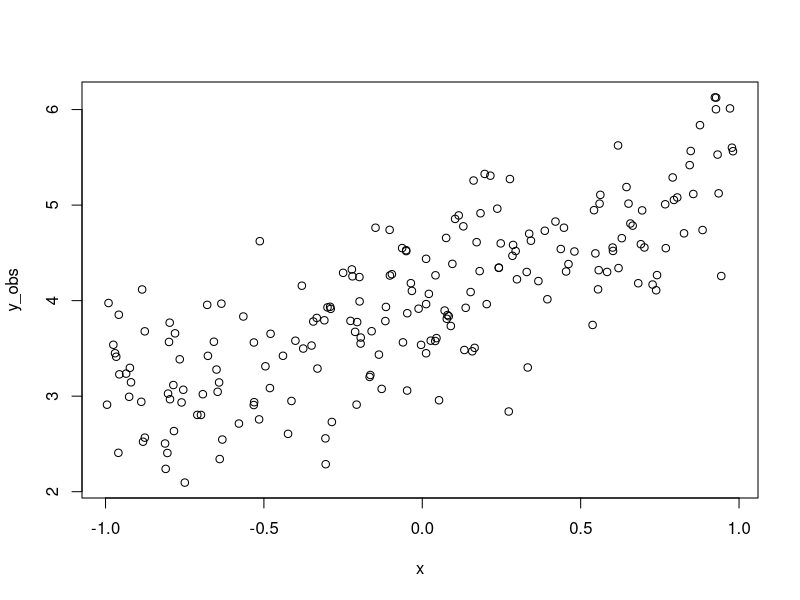
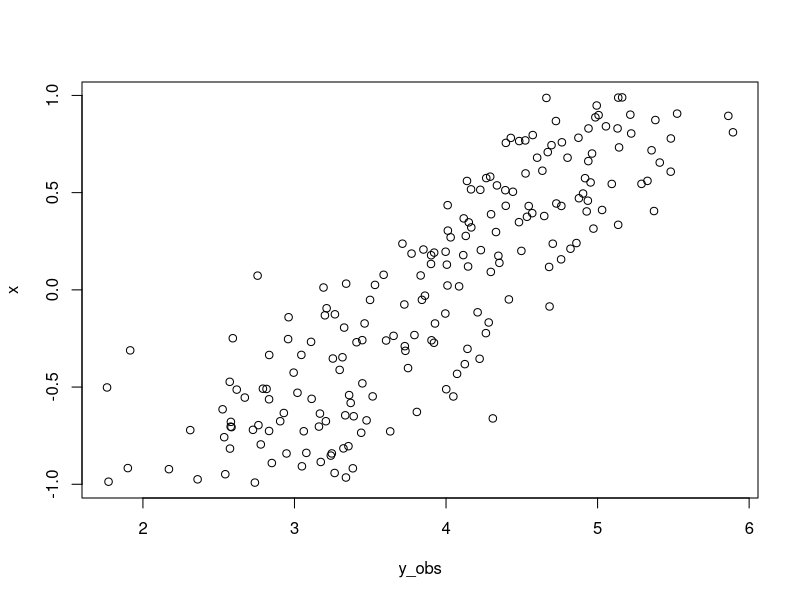
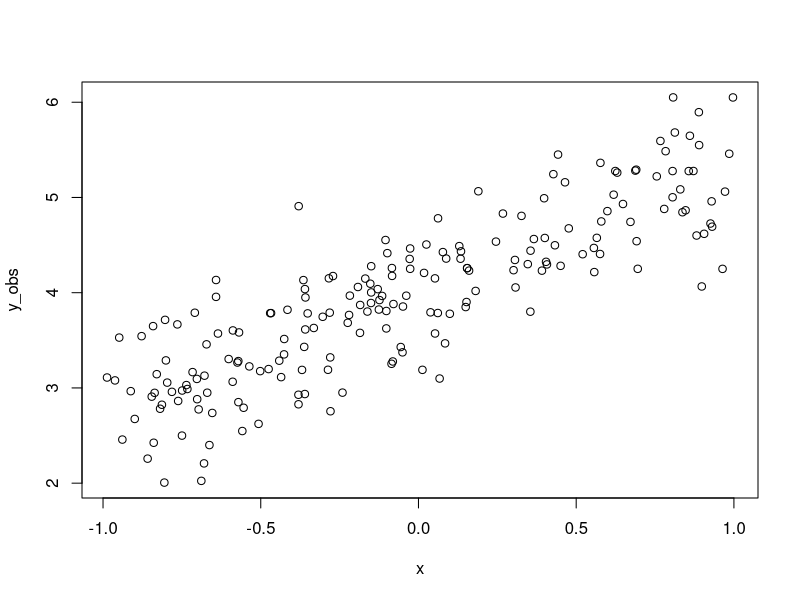

These charts were generated, in order, by the following R code:
## ---- chunk 1
yintercept <- 4
slope <- 1.3
obs_error <- .5
x <- runif(200, min = -1, max = 1)
y_mean <- yintercept + slope * x
y_obs <- rnorm(200, mean = y_mean, sd = obs_error)
## ---- chunk 2
plot(y_obs ~ x)
## ---- chunk 3
#| output-location: column
yintercept <- 4
slope <- 1.3
obs_error <- .5
x <- runif(200, min = -1, max = 1)
y_mean <- yintercept + slope * x
y_obs <- rnorm(200, mean = y_mean, sd = obs_error)
plot(y_obs, x)
## ---- chunk 4
yintercept <- 4
slope <- 1.3
obs_error <- .5
x <- runif(200, min = -1, max = 1)
y_mean <- yintercept + slope * x
y_obs <- rnorm(200, mean = y_mean, sd = obs_error)
## ---- chunk 5
plot(y_obs ~ x)
